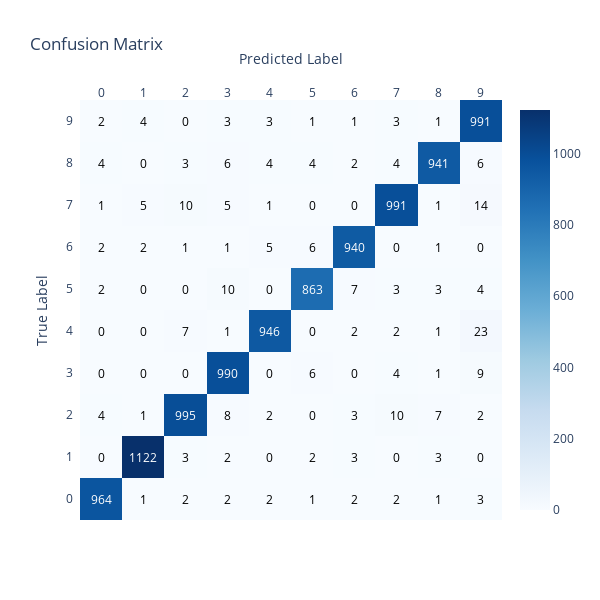

The notebook cell saved with this chart:
### Code cell
import plotly.figure_factory as ff
import tensorflow as tf
import numpy as np

# Convert TensorFlow tensor to NumPy array
cm_array = cm.numpy()

# Define x and y labels
x = [str(i) for i in range(cm_array.shape[1])]
y = [str(i) for i in range(cm_array.shape[0])]

# Create the heatmap using Plotly
z = cm_array.tolist()  # Convert the NumPy array to a list for Plotly
fig = ff.create_annotated_heatmap(z, x=x, y=y, colorscale='Blues', showscale=True)

# Update layout for better visualization
fig.update_layout(
    title="Confusion Matrix",
    xaxis_title="Predicted Label",
    yaxis_title="True Label",
    autosize=False,
    width=600,
    height=600,
)

# Show the plot
fig.show()

### Figure 1 — Plotly figure (JSON) as saved in the notebook; plotly's stock layout.template omitted (floating-point values rounded to 4 significant figures)
{"data": [{"colorscale": [[0, "rgb(247,251,255)"], [0.125, "rgb(222,235,247)"], [0.25, "rgb(198,219,239)"], [0.375, "rgb(158,202,225)"], [0.5, "rgb(107,174,214)"], [0.625, "rgb(66,146,198)"], [0.75, "rgb(33,113,181)"], [0.875, "rgb(8,81,156)"], [1, "rgb(8,48,107)"]], "reversescale": false, "showscale": true, "type": "heatmap", "x": ["0", "1", "2", "3", "4", "5", "6", "7", "8", "9"], "y": ["0", "1", "2", "3", "4", "5", "6", "7", "8", "9"], "z": [[964, 1, 2, 2, 2, 1, 2, 2, 1, 3], [0, 1122, 3, 2, 0, 2, 3, 0, 3, 0], [4, 1, 995, 8, 2, 0, 3, 10, 7, 2], [0, 0, 0, 990, 0, 6, 0, 4, 1, 9], [0, 0, 7, 1, 946, 0, 2, 2, 1, 23], [2, 0, 0, 10, 0, 863, 7, 3, 3, 4], [2, 2, 1, 1, 5, 6, 940, 0, 1, 0], [1, 5, 10, 5, 1, 0, 0, 991, 1, 14], [4, 0, 3, 6, 4, 4, 2, 4, 941, 6], [2, 4, 0, 3, 3, 1, 1, 3, 1, 991]]}], "layout": {"annotations": [{"font": {"color": "#FFFFFF"}, "showarrow": false, "text": "964", "x": "0", "xref": "x", "y": "0", "yref": "y"}, {"font": {"color": "#000000"}, "showarrow": false, "text": "1", "x": "1", "xref": "x", "y": "0", "yref": "y"}, {"font": {"color": "#000000"}, "showarrow": false, "text": "2", "x": "2", "xref": "x", "y": "0", "yref": "y"}, {"font": {"color": "#000000"}, "showarrow": false, "text": "2", "x": "3", "xref": "x", "y": "0", "yref": "y"}, {"font": {"color": "#000000"}, "showarrow": false, "text": "2", "x": "4", "xref": "x", "y": "0", "yref": "y"}, {"font": {"color": "#000000"}, "showarrow": false, "text": "1", "x": "5", "xref": "x", "y": "0", "yref": "y"}, {"font": {"color": "#000000"}, "showarrow": false, "text": "2", "x": "6", "xref": "x", "y": "0", "yref": "y"}, {"font": {"color": "#000000"}, "showarrow": false, "text": "2", "x": "7", "xref": "x", "y": "0", "yref": "y"}, {"font": {"color": "#000000"}, "showarrow": false, "text": "1", "x": "8", "xref": "x", "y": "0", "yref": "y"}, {"font": {"color": "#000000"}, "showarrow": false, "text": "3", "x": "9", "xref": "x", "y": "0", "yref": "y"}, {"font": {"color": "#000000"}, "showarrow": false, "text": "0", "x": "0", "xref": "x", "y": "1", "yref": "y"}, {"font": {"color": "#FFFFFF"}, "showarrow": false, "text": "1122", "x": "1", "xref": "x", "y": "1", "yref": "y"}, {"font": {"color": "#000000"}, "showarrow": false, "text": "3", "x": "2", "xref": "x", "y": "1", "yref": "y"}, {"font": {"color": "#000000"}, "showarrow": false, "text": "2", "x": "3", "xref": "x", "y": "1", "yref": "y"}, {"font": {"color": "#000000"}, "showarrow": false, "text": "0", "x": "4", "xref": "x", "y": "1", "yref": "y"}, {"font": {"color": "#000000"}, "showarrow": false, "text": "2", "x": "5", "xref": "x", "y": "1", "yref": "y"}, {"font": {"color": "#000000"}, "showarrow": false, "text": "3", "x": "6", "xref": "x", "y": "1", "yref": "y"}, {"font": {"color": "#000000"}, "showarrow": false, "text": "0", "x": "7", "xref": "x", "y": "1", "yref": "y"}, {"font": {"color": "#000000"}, "showarrow": false, "text": "3", "x": "8", "xref": "x", "y": "1", "yref": "y"}, {"font": {"color": "#000000"}, "showarrow": false, "text": "0", "x": "9", "xref": "x", "y": "1", "yref": "y"}, {"font": {"color": "#000000"}, "showarrow": false, "text": "4", "x": "0", "xref": "x", "y": "2", "yref": "y"}, {"font": {"color": "#000000"}, "showarrow": false, "text": "1", "x": "1", "xref": "x", "y": "2", "yref": "y"}, {"font": {"color": "#FFFFFF"}, "showarrow": false, "text": "995", "x": "2", "xref": "x", "y": "2", "yref": "y"}, {"font": {"color": "#000000"}, "showarrow": false, "text": "8", "x": "3", "xref": "x", "y": "2", "yref": "y"}, {"font": {"color": "#000000"}, "showarrow": false, "text": "2", "x": "4", "xref": "x", "y": "2", "yref": "y"}, {"font": {"color": "#000000"}, "showarrow": false, "text": "0", "x": "5", "xref": "x", "y": "2", "yref": "y"}, {"font": {"color": "#000000"}, "showarrow": false, "text": "3", "x": "6", "xref": "x", "y": "2", "yref": "y"}, {"font": {"color": "#000000"}, "showarrow": false, "text": "10", "x": "7", "xref": "x", "y": "2", "yref": "y"}, {"font": {"color": "#000000"}, "showarrow": false, "text": "7", "x": "8", "xref": "x", "y": "2", "yref": "y"}, {"font": {"color": "#000000"}, "showarrow": false, "text": "2", "x": "9", "xref": "x", "y": "2", "yref": "y"}, {"font": {"color": "#000000"}, "showarrow": false, "text": "0", "x": "0", "xref": "x", "y": "3", "yref": "y"}, {"font": {"color": "#000000"}, "showarrow": false, "text": "0", "x": "1", "xref": "x", "y": "3", "yref": "y"}, {"font": {"color": "#000000"}, "showarrow": false, "text": "0", "x": "2", "xref": "x", "y": "3", "yref": "y"}, {"font": {"color": "#FFFFFF"}, "showarrow": false, "text": "990", "x": "3", "xref": "x", "y": "3", "yref": "y"}, {"font": {"color": "#000000"}, "showarrow": false, "text": "0", "x": "4", "xref": "x", "y": "3", "yref": "y"}, {"font": {"color": "#000000"}, "showarrow": false, "text": "6", "x": "5", "xref": "x", "y": "3", "yref": "y"}, {"font": {"color": "#000000"}, "showarrow": false, "text": "0", "x": "6", "xref": "x", "y": "3", "yref": "y"}, {"font": {"color": "#000000"}, "showarrow": false, "text": "4", "x": "7", "xref": "x", "y": "3", "yref": "y"}, {"font": {"color": "#000000"}, "showarrow": false, "text": "1", "x": "8", "xref": "x", "y": "3", "yref": "y"}, {"font": {"color": "#000000"}, "showarrow": false, "text": "9", "x": "9", "xref": "x", "y": "3", "yref": "y"}, {"font": {"color": "#000000"}, "showarrow": false, "text": "0", "x": "0", "xref": "x", "y": "4", "yref": "y"}, {"font": {"color": "#000000"}, "showarrow": false, "text": "0", "x": "1", "xref": "x", "y": "4", "yref": "y"}, {"font": {"color": "#000000"}, "showarrow": false, "text": "7", "x": "2", "xref": "x", "y": "4", "yref": "y"}, {"font": {"color": "#000000"}, "showarrow": false, "text": "1", "x": "3", "xref": "x", "y": "4", "yref": "y"}, {"font": {"color": "#FFFFFF"}, "showarrow": false, "text": "946", "x": "4", "xref": "x", "y": "4", "yref": "y"}, {"font": {"color": "#000000"}, "showarrow": false, "text": "0", "x": "5", "xref": "x", "y": "4", "yref": "y"}, {"font": {"color": "#000000"}, "showarrow": false, "text": "2", "x": "6", "xref": "x", "y": "4", "yref": "y"}, {"font": {"color": "#000000"}, "showarrow": false, "text": "2", "x": "7", "xref": "x", "y": "4", "yref": "y"}, {"font": {"color": "#000000"}, "showarrow": false, "text": "1", "x": "8", "xref": "x", "y": "4", "yref": "y"}, {"font": {"color": "#000000"}, "showarrow": false, "text": "23", "x": "9", "xref": "x", "y": "4", "yref": "y"}, {"font": {"color": "#000000"}, "showarrow": false, "text": "2", "x": "0", "xref": "x", "y": "5", "yref": "y"}, {"font": {"color": "#000000"}, "showarrow": false, "text": "0", "x": "1", "xref": "x", "y": "5", "yref": "y"}, {"font": {"color": "#000000"}, "showarrow": false, "text": "0", "x": "2", "xref": "x", "y": "5", "yref": "y"}, {"font": {"color": "#000000"}, "showarrow": false, "text": "10", "x": "3", "xref": "x", "y": "5", "yref": "y"}, {"font": {"color": "#000000"}, "showarrow": false, "text": "0", "x": "4", "xref": "x", "y": "5", "yref": "y"}, {"font": {"color": "#FFFFFF"}, "showarrow": false, "text": "863", "x": "5", "xref": "x", "y": "5", "yref": "y"}, {"font": {"color": "#000000"}, "showarrow": false, "text": "7", "x": "6", "xref": "x", "y": "5", "yref": "y"}, {"font": {"color": "#000000"}, "showarrow": false, "text": "3", "x": "7", "xref": "x", "y": "5", "yref": "y"}, {"font": {"color": "#000000"}, "showarrow": false, "text": "3", "x": "8", "xref": "x", "y": "5", "yref": "y"}, {"font": {"color": "#000000"}, "showarrow": false, "text": "4", "x": "9", "xref": "x", "y": "5", "yref": "y"}, {"font": {"color": "#000000"}, "showarrow": false, "text": "2", "x": "0", "xref": "x", "y": "6", "yref": "y"}, {"font": {"color": "#000000"}, "showarrow": false, "text": "2", "x": "1", "xref": "x", "y": "6", "yref": "y"}, {"font": {"color": "#000000"}, "showarrow": false, "text": "1", "x": "2", "xref": "x", "y": "6", "yref": "y"}, {"font": {"color": "#000000"}, "showarrow": false, "text": "1", "x": "3", "xref": "x", "y": "6", "yref": "y"}, {"font": {"color": "#000000"}, "showarrow": false, "text": "5", "x": "4", "xref": "x", "y": "6", "yref": "y"}, {"font": {"color": "#000000"}, "showarrow": false, "text": "6", "x": "5", "xref": "x", "y": "6", "yref": "y"}, {"font": {"color": "#FFFFFF"}, "showarrow": false, "text": "940", "x": "6", "xref": "x", "y": "6", "yref": "y"}, {"font": {"color": "#000000"}, "showarrow": false, "text": "0", "x": "7", "xref": "x", "y": "6", "yref": "y"}, {"font": {"color": "#000000"}, "showarrow": false, "text": "1", "x": "8", "xref": "x", "y": "6", "yref": "y"}, {"font": {"color": "#000000"}, "showarrow": false, "text": "0", "x": "9", "xref": "x", "y": "6", "yref": "y"}, {"font": {"color": "#000000"}, "showarrow": false, "text": "1", "x": "0", "xref": "x", "y": "7", "yref": "y"}, {"font": {"color": "#000000"}, "showarrow": false, "text": "5", "x": "1", "xref": "x", "y": "7", "yref": "y"}, {"font": {"color": "#000000"}, "showarrow": false, "text": "10", "x": "2", "xref": "x", "y": "7", "yref": "y"}, {"font": {"color": "#000000"}, "showarrow": false, "text": "5", "x": "3", "xref": "x", "y": "7", "yref": "y"}, {"font": {"color": "#000000"}, "showarrow": false, "text": "1", "x": "4", "xref": "x", "y": "7", "yref": "y"}, {"font": {"color": "#000000"}, "showarrow": false, "text": "0", "x": "5", "xref": "x", "y": "7", "yref": "y"}, {"font": {"color": "#000000"}, "showarrow": false, "text": "0", "x": "6", "xref": "x", "y": "7", "yref": "y"}, {"font": {"color": "#FFFFFF"}, "showarrow": false, "text": "991", "x": "7", "xref": "x", "y": "7", "yref": "y"}, {"font": {"color": "#000000"}, "showarrow": false, "text": "1", "x": "8", "xref": "x", "y": "7", "yref": "y"}, {"font": {"color": "#000000"}, "showarrow": false, "text": "14", "x": "9", "xref": "x", "y": "7", "yref": "y"}, {"font": {"color": "#000000"}, "showarrow": false, "text": "4", "x": "0", "xref": "x", "y": "8", "yref": "y"}, {"font": {"color": "#000000"}, "showarrow": false, "text": "0", "x": "1", "xref": "x", "y": "8", "yref": "y"}, {"font": {"color": "#000000"}, "showarrow": false, "text": "3", "x": "2", "xref": "x", "y": "8", "yref": "y"}, {"font": {"color": "#000000"}, "showarrow": false, "text": "6", "x": "3", "xref": "x", "y": "8", "yref": "y"}, {"font": {"color": "#000000"}, "showarrow": false, "text": "4", "x": "4", "xref": "x", "y": "8", "yref": "y"}, {"font": {"color": "#000000"}, "showarrow": false, "text": "4", "x": "5", "xref": "x", "y": "8", "yref": "y"}, {"font": {"color": "#000000"}, "showarrow": false, "text": "2", "x": "6", "xref": "x", "y": "8", "yref": "y"}, {"font": {"color": "#000000"}, "showarrow": false, "text": "4", "x": "7", "xref": "x", "y": "8", "yref": "y"}, {"font": {"color": "#FFFFFF"}, "showarrow": false, "text": "941", "x": "8", "xref": "x", "y": "8", "yref": "y"}, {"font": {"color": "#000000"}, "showarrow": false, "text": "6", "x": "9", "xref": "x", "y": "8", "yref": "y"}, {"font": {"color": "#000000"}, "showarrow": false, "text": "2", "x": "0", "xref": "x", "y": "9", "yref": "y"}, {"font": {"color": "#000000"}, "showarrow": false, "text": "4", "x": "1", "xref": "x", "y": "9", "yref": "y"}, {"font": {"color": "#000000"}, "showarrow": false, "text": "0", "x": "2", "xref": "x", "y": "9", "yref": "y"}, {"font": {"color": "#000000"}, "showarrow": false, "text": "3", "x": "3", "xref": "x", "y": "9", "yref": "y"}, {"font": {"color": "#000000"}, "showarrow": false, "text": "3", "x": "4", "xref": "x", "y": "9", "yref": "y"}, {"font": {"color": "#000000"}, "showarrow": false, "text": "1", "x": "5", "xref": "x", "y": "9", "yref": "y"}, {"font": {"color": "#000000"}, "showarrow": false, "text": "1", "x": "6", "xref": "x", "y": "9", "yref": "y"}, {"font": {"color": "#000000"}, "showarrow": false, "text": "3", "x": "7", "xref": "x", "y": "9", "yref": "y"}, {"font": {"color": "#000000"}, "showarrow": false, "text": "1", "x": "8", "xref": "x", "y": "9", "yref": "y"}, {"font": {"color": "#FFFFFF"}, "showarrow": false, "text": "991", "x": "9", "xref": "x", "y": "9", "yref": "y"}], "autosize": false, "height": 600, "title": {"text": "Confusion Matrix"}, "width": 600, "xaxis": {"autorange": true, "dtick": 1, "gridcolor": "rgb(0, 0, 0)", "range": [-0.5, 9.5], "side": "top", "ticks": "", "title": {"text": "Predicted Label"}, "type": "category"}, "yaxis": {"autorange": true, "dtick": 1, "range": [-0.5, 9.5], "ticks": "", "ticksuffix": "  ", "title": {"text": "True Label"}, "type": "category"}}}
